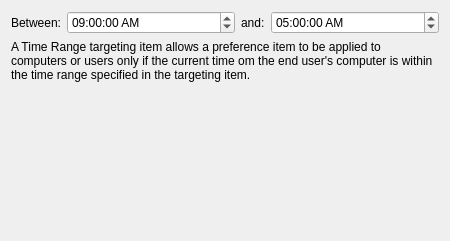
<?xml version="1.0" encoding="UTF-8"?>
<ui version="4.0">
 <class>TimeRangeWidget</class>
 <widget class="QWidget" name="TimeRangeWidget">
  <property name="geometry">
   <rect>
    <x>0</x>
    <y>0</y>
    <width>450</width>
    <height>241</height>
   </rect>
  </property>
  <property name="sizePolicy">
   <sizepolicy hsizetype="Maximum" vsizetype="Preferred">
    <horstretch>0</horstretch>
    <verstretch>0</verstretch>
   </sizepolicy>
  </property>
  <property name="minimumSize">
   <size>
    <width>450</width>
    <height>200</height>
   </size>
  </property>
  <property name="windowTitle">
   <string>Form</string>
  </property>
  <layout class="QGridLayout" name="gridLayout">
   <item row="0" column="0">
    <widget class="QLabel" name="minLabel">
     <property name="sizePolicy">
      <sizepolicy hsizetype="Maximum" vsizetype="Preferred">
       <horstretch>0</horstretch>
       <verstretch>0</verstretch>
      </sizepolicy>
     </property>
     <property name="text">
      <string>Between:</string>
     </property>
     <property name="buddy">
      <cstring>minTimeEdit</cstring>
     </property>
    </widget>
   </item>
   <item row="0" column="1">
    <widget class="QTimeEdit" name="minTimeEdit">
     <property name="displayFormat">
      <string>HH:mm:ss AP</string>
     </property>
     <property name="time">
      <time>
       <hour>9</hour>
       <minute>0</minute>
       <second>0</second>
      </time>
     </property>
    </widget>
   </item>
   <item row="0" column="2">
    <widget class="QLabel" name="maxLabel">
     <property name="sizePolicy">
      <sizepolicy hsizetype="Maximum" vsizetype="Preferred">
       <horstretch>0</horstretch>
       <verstretch>0</verstretch>
      </sizepolicy>
     </property>
     <property name="text">
      <string>and:</string>
     </property>
     <property name="buddy">
      <cstring>maxTimeEdit</cstring>
     </property>
    </widget>
   </item>
   <item row="0" column="3">
    <widget class="QTimeEdit" name="maxTimeEdit">
     <property name="displayFormat">
      <string>HH:mm:ss AP</string>
     </property>
     <property name="time">
      <time>
       <hour>5</hour>
       <minute>0</minute>
       <second>0</second>
      </time>
     </property>
    </widget>
   </item>
   <item row="1" column="0" colspan="4">
    <widget class="QLabel" name="label">
     <property name="text">
      <string>A Time Range targeting item allows a preference item to be applied to computers or users only if the current time om the end user's computer is within the time range specified in the targeting item.</string>
     </property>
     <property name="wordWrap">
      <bool>true</bool>
     </property>
    </widget>
   </item>
   <item row="2" column="0" colspan="4">
    <spacer name="verticalSpacer">
     <property name="orientation">
      <enum>Qt::Vertical</enum>
     </property>
     <property name="sizeHint" stdset="0">
      <size>
       <width>558</width>
       <height>137</height>
      </size>
     </property>
    </spacer>
   </item>
  </layout>
 </widget>
 <resources/>
 <connections/>
</ui>
